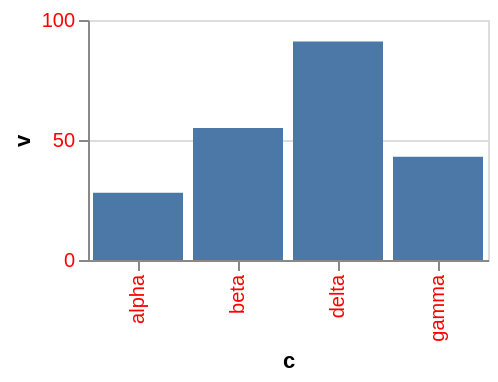

Describe this chart as a Vega-Lite specification.
### Vega-Lite specification from a JSON file in a GitHub repository (floating-point values rounded to 4 significant figures)
{"$schema": "https://vega.github.io/schema/vega-lite/v6.json", "width": 200, "height": 120, "data": {"values": [{"c": "alpha", "v": 28, "w": 3, "t": "2024-01-07"}, {"c": "beta", "v": 55, "w": 7, "t": "2024-03-19"}, {"c": "gamma", "v": 43, "w": 5, "t": "2024-06-02"}, {"c": "delta", "v": 91, "w": 9, "t": "2024-09-11"}]}, "mark": "bar", "encoding": {"x": {"field": "c", "type": "nominal"}, "y": {"field": "v", "type": "quantitative"}}, "config": {"axis": {"labelColor": "red"}}}
